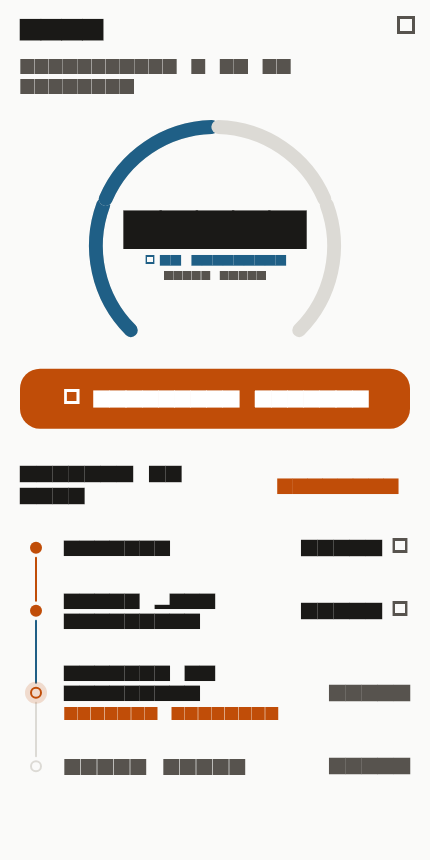
#> input picture app/test/goldens/ui/today_break.png, 430 x 860 px
$ python -i preprocess.py   (imports and definitions only)
#> lines starting #> are read from the running program, lines starting #| are printed output that depends on the picture
from __future__ import annotations

import math
from pathlib import Path
from tempfile import NamedTemporaryFile

from PIL import Image, ImageEnhance, ImageOps, ImageFilter


SUPPORTED_IMAGE_EXTENSIONS = {".png", ".jpg", ".jpeg", ".webp", ".bmp", ".tif", ".tiff"}
TARGET_MIN_WIDTH = 1500
MAX_UPSCALE_FACTOR = 4.0
MAX_PREPROCESSED_PIXELS = 40_000_000
MAX_SOURCE_PIXELS = 60_000_000


def _bounded_upscale_factor(width: int, height: int) -> float:
    """Calcula a escala útil respeitando o orçamento final de pixels.

    O nome é mantido por compatibilidade com os testes/código existente, mas
    imagens acima do orçamento também podem receber fator menor que 1 para
    evitar manter intermediários desnecessariamente gigantes durante os filtros.
    """
    if width <= 0 or height <= 0:
        return 1.0
    pixel_budget = math.sqrt(MAX_PREPROCESSED_PIXELS / float(width * height))
    if pixel_budget < 1.0:
        return pixel_budget
    if width >= TARGET_MIN_WIDTH:
        return 1.0
    desired = TARGET_MIN_WIDTH / float(width)
    return min(desired, MAX_UPSCALE_FACTOR, pixel_budget)


def is_supported_image(path: str | Path) -> bool:
    return Path(path).suffix.lower() in SUPPORTED_IMAGE_EXTENSIONS


def prepare_for_ocr(image_path: str | Path) -> Path:
    """Prepara o print para OCR e retorna o caminho de um PNG temporário.

    O objetivo é melhorar legibilidade sem cortar partes da tela. As regras são
    conservadoras para evitar perda de informações em prints com rolagem.
    """

    source = Path(image_path)
    with Image.open(source) as img:
#> img is the input picture: PIL image 430x860 RGBA; mean R, G, B, A 222.8, 216.3, 211.4, 255
        source_pixels = img.width * img.height
#> source_pixels = 369800
        if img.width <= 0 or img.height <= 0 or source_pixels > MAX_SOURCE_PIXELS:
            raise Image.DecompressionBombError(
                f"Imagem grande demais para OCR seguro: {img.width}x{img.height} "
                f"({source_pixels:,} pixels; limite {MAX_SOURCE_PIXELS:,})."
            )

        img = ImageOps.exif_transpose(img)
        img = img.convert("RGB")
#> img: PIL image 430x860 RGB

        # Screenshots de celular costumam ser estreitos. Aumentar a largura
        # melhora a leitura dos textos pequenos pelo Tesseract. Imagens muito
        # grandes, por outro lado, são reduzidas até o mesmo orçamento.
        scale = _bounded_upscale_factor(img.width, img.height)
#> scale = 3.49
        if not math.isclose(scale, 1.0):
            new_size = (max(1, int(img.width * scale)), max(1, int(img.height * scale)))
#> new_size = (1500, 3000)
            img = img.resize(new_size, Image.Resampling.LANCZOS)
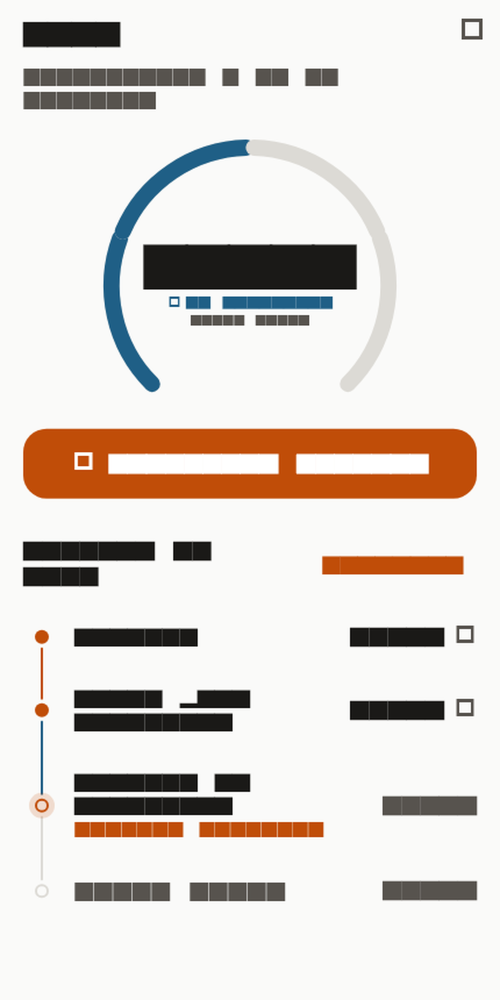
#> img: PIL image 1500x3000 RGB (shown at 1/3 size); mean R, G, B 222.7, 216.2, 211.3

        img = ImageOps.grayscale(img)
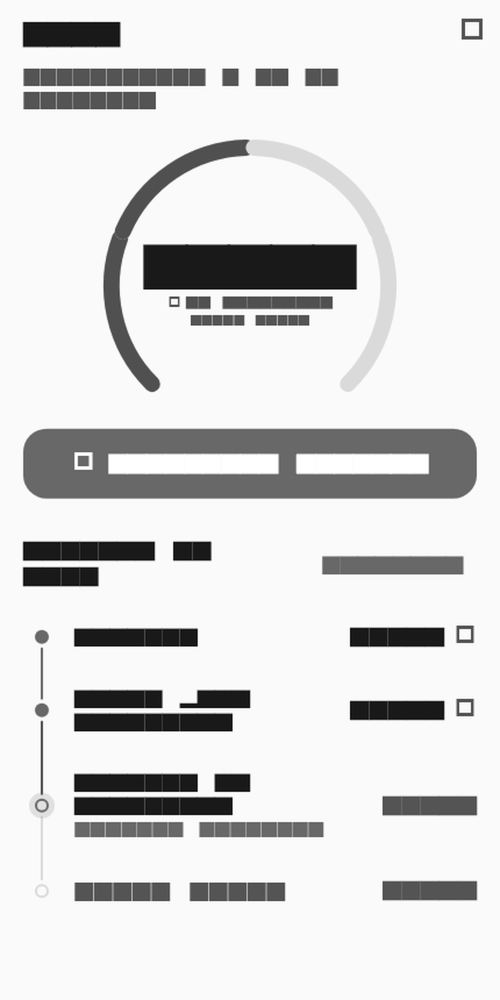
#> img: PIL image 1500x3000 L (shown at 1/3 size); min 0, max 255, mean 217.7
        img = ImageEnhance.Contrast(img).enhance(1.45)
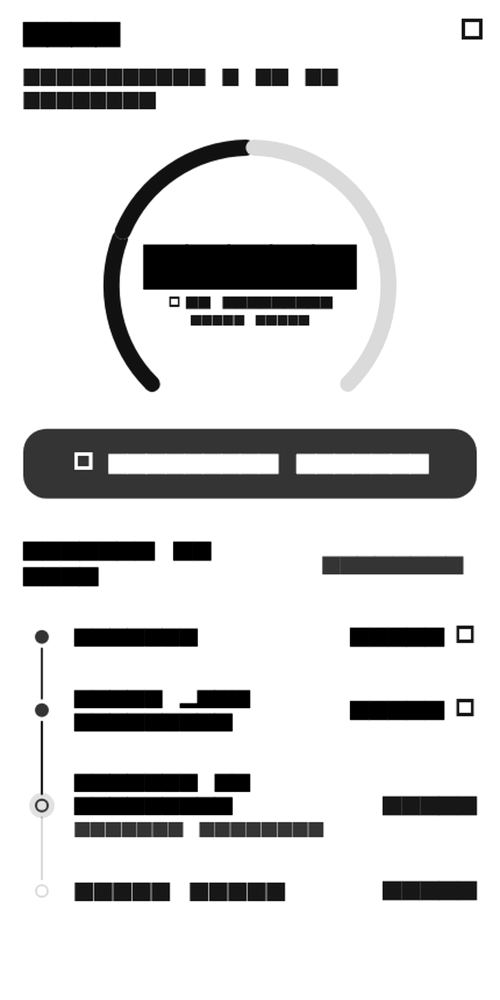
#> img: PIL image 1500x3000 L (shown at 1/3 size); min 0, max 255, mean 213.8
        img = ImageEnhance.Sharpness(img).enhance(1.25)
        img = img.filter(ImageFilter.SHARPEN)

        tmp = NamedTemporaryFile(delete=False, suffix=".png")
        tmp_path = Path(tmp.name)
        tmp.close()
        try:
            img.save(tmp_path, format="PNG", optimize=True)
            return tmp_path
        except BaseException:
            try:
                tmp_path.unlink(missing_ok=True)
            except OSError:
                pass
            raise

>>> result = prepare_for_ocr('../../../../app/test/goldens/ui/today_break.png')

$ run again, on app/test/goldens/ui/today_complete.png
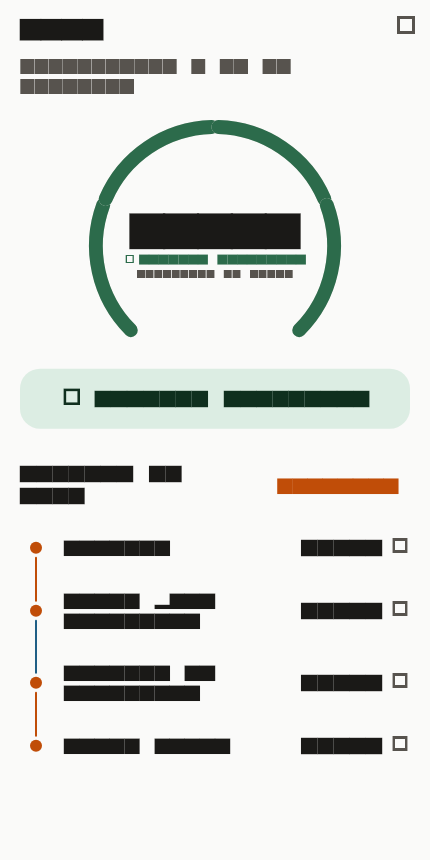
#> input picture app/test/goldens/ui/today_complete.png, 430 x 860 px
#> in prepare_for_ocr, img is the input picture: PIL image 430x860 RGBA; mean R, G, B, A 219.5, 221.4, 218.4, 255
#> in prepare_for_ocr, `img = ImageOps.grayscale(img)`:
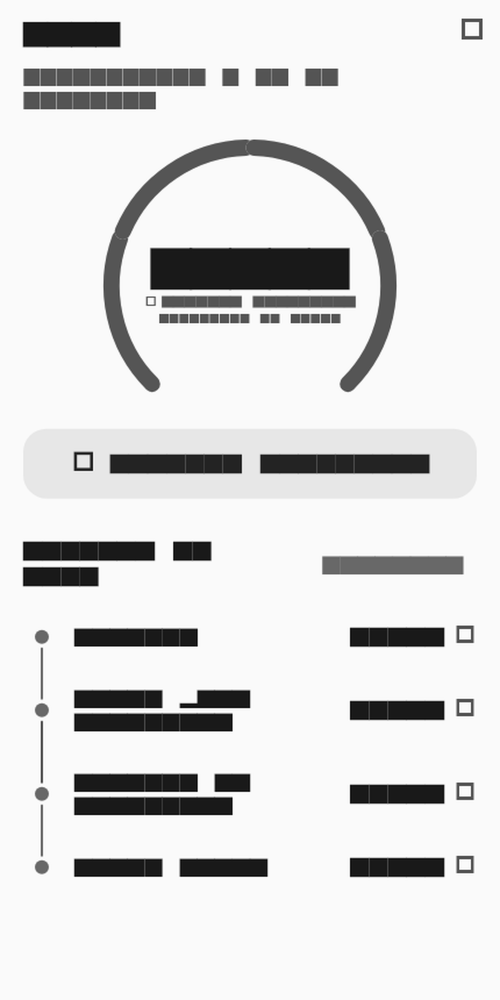
#> img: PIL image 1500x3000 L (shown at 1/3 size); min 0, max 255, mean 220.5
#> in prepare_for_ocr, `img = ImageEnhance.Contrast(img).enhance(1.45)`:
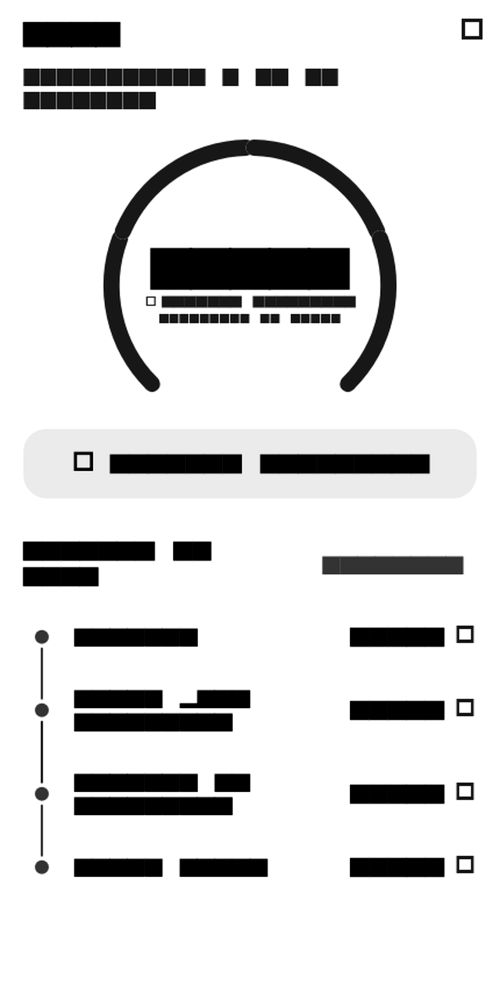
#> img: PIL image 1500x3000 L (shown at 1/3 size); min 0, max 255, mean 219

$ run again, on app/test/goldens/ui/today_empty.png
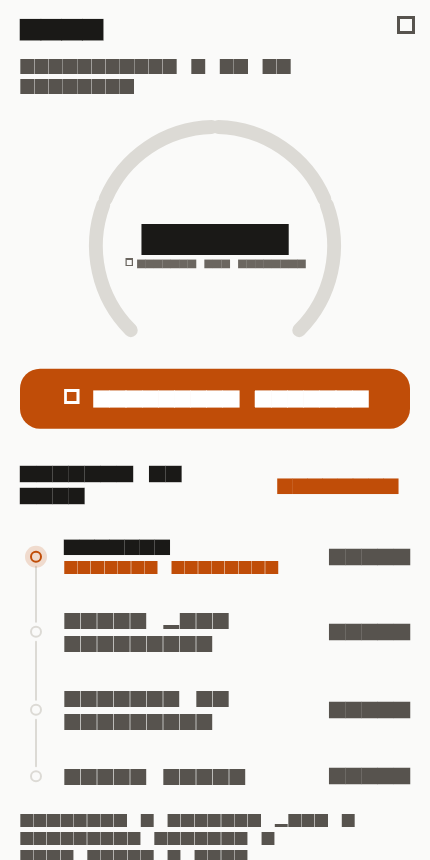
#> input picture app/test/goldens/ui/today_empty.png, 430 x 860 px
#> in prepare_for_ocr, img is the input picture: PIL image 430x860 RGBA; mean R, G, B, A 225.1, 217.5, 211.8, 255
#> in prepare_for_ocr, `img = ImageOps.grayscale(img)`:
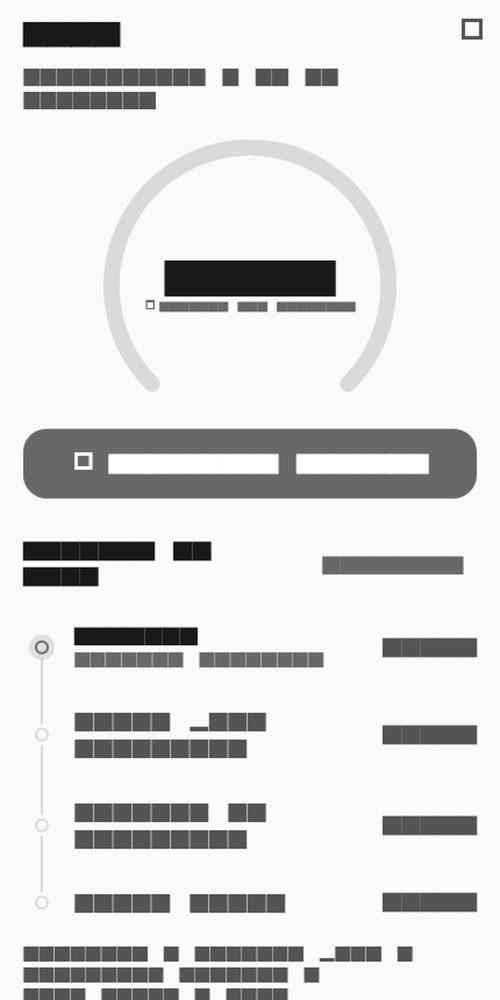
#> img: PIL image 1500x3000 L (shown at 1/3 size); min 0, max 255, mean 219.2
#> in prepare_for_ocr, `img = ImageEnhance.Contrast(img).enhance(1.45)`:
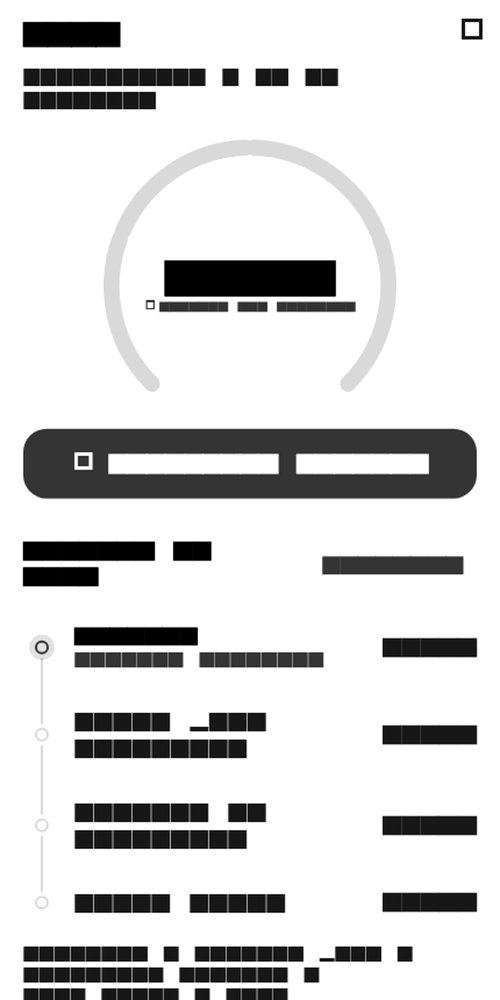
#> img: PIL image 1500x3000 L (shown at 1/3 size); min 0, max 255, mean 213.9
